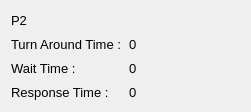
   <widget class="QWidget" name="process_final_result_widget_1" native="true">
    <property name="geometry">
     <rect>
      <x>330</x>
      <y>810</y>
      <width>251</width>
      <height>112</height>
     </rect>
    </property>
    <property name="font">
     <font>
      <pointsize>10</pointsize>
     </font>
    </property>
    <layout class="QGridLayout" name="gridLayout">
     <item row="0" column="0">
      <widget class="QLabel" name="label_8">
       <property name="text">
        <string>P2</string>
       </property>
      </widget>
     </item>
     <item row="1" column="0">
      <widget class="QLabel" name="label_17">
       <property name="text">
        <string>Turn Around Time :</string>
       </property>
      </widget>
     </item>
     <item row="2" column="0">
      <widget class="QLabel" name="label_18">
       <property name="text">
        <string>Wait Time :</string>
       </property>
      </widget>
     </item>
     <item row="3" column="0">
      <widget class="QLabel" name="label_19">
       <property name="text">
        <string>Response Time :</string>
       </property>
      </widget>
     </item>
     <item row="1" column="1">
      <widget class="QLabel" name="p2_turnAroundTime_res">
       <property name="text">
        <string>0</string>
       </property>
      </widget>
     </item>
     <item row="2" column="1">
      <widget class="QLabel" name="p2_waitTime_res">
       <property name="text">
        <string>0</string>
       </property>
      </widget>
     </item>
     <item row="3" column="1">
      <widget class="QLabel" name="p2_responseTime_res">
       <property name="text">
        <string>0</string>
       </property>
      </widget>
     </item>
    </layout>
   </widget>
